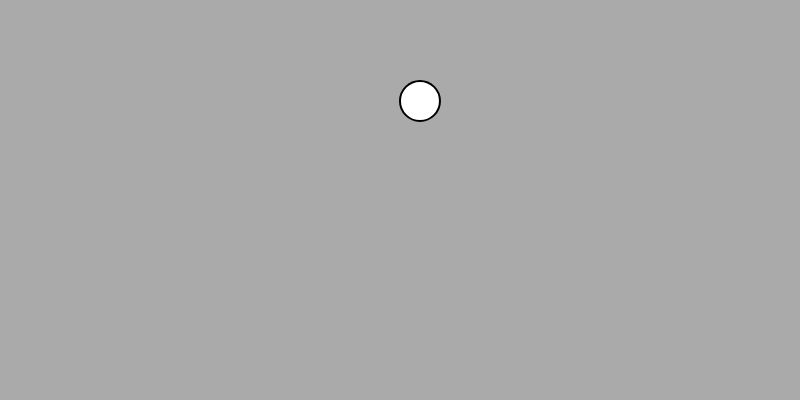
Frame 1 (no input)
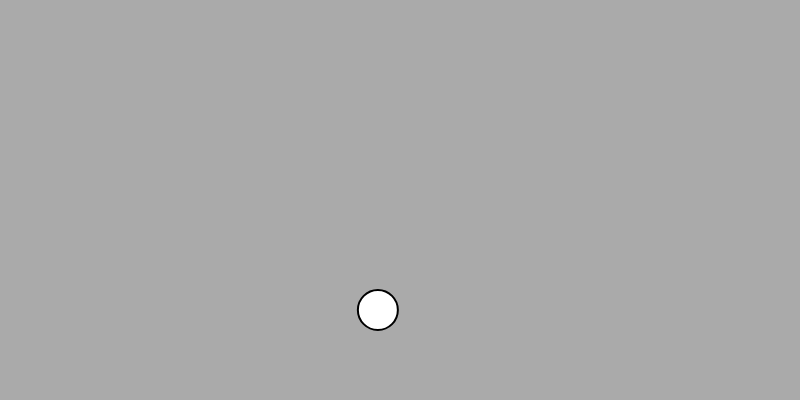
Frame 60 (no input)
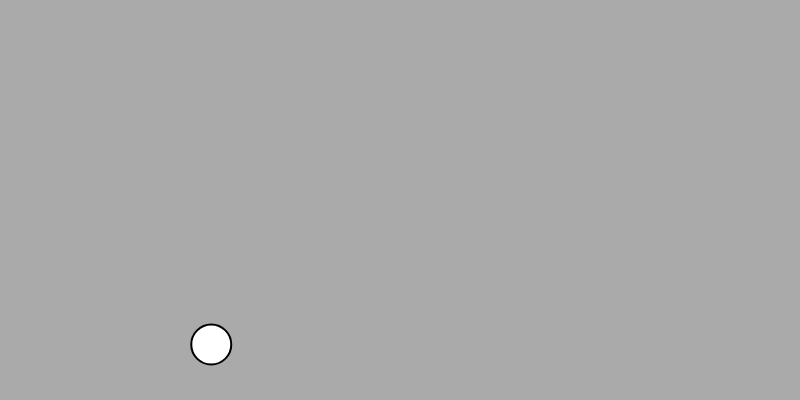
Frame 120 (the mouse pressed at the canvas centre since frame 60)

The p5.js sketch that drew these frames (run headless with seeded random() and noise() and a simulated clock; from frame 60 on, the mouse is pressed at the canvas centre):

// p5.js sketch
// ── sketch.js
class Ball{
    constructor(x, y, m){
      this.m = m;
      this.radius = m * 2;
      this.pos = createVector(x, y);
      this.vel = createVector(0, 0);
      this.acc = createVector(0, 0);
    }
    
    applyForce(f){
      let force = p5.Vector.div(f, this.m);
      this.acc.add(force);
    }
    
    update(){
      this.vel.add(this.acc);
      this.vel.limit(20);
      this.pos.add(this.vel);
      this.acc.mult(0);
    }
    
    show(){
      stroke(0);
      strokeWeight(2);
      ellipse(this.pos.x, this.pos.y, this.radius * 2);
    }
  }
  
  let ball;
  
  function setup() {
    createCanvas(800, 400);
    ball = new Ball(width / 2, 100, 10);
    let f = createVector(200, 0);
    ball.applyForce(f);
  }
  
  function draw() {
    background(170);
    let g = createVector(0, 0.98).mult(ball.m);
    ball.applyForce(g);
    edges(ball);
    windowF(ball);
    friction(ball);
    ball.update();
    ball.show();
  }
  
  function edges(obj){
    let result = 0;
    if(obj.pos.y >= height - obj.radius){
      obj.vel.y *= -1;
      obj.pos.y = height - obj.radius;
    }else 
    if(obj.pos.y <= obj.radius){
      obj.vel.y *= -1;
      obj.pos.y = obj.radius;
    }
    
    if(obj.pos.x >= width - obj.radius){
      obj.vel.x *= -1;
      obj.pos.x = width - obj.radius;
    }else 
    if(obj.pos.x <= obj.radius){
      obj.vel.x *= -1;
      obj.pos.x = obj.radius;
    }
  }
  
  function windowF(obj){
    let diff = obj.pos.x;
    if (diff < 300){
      let f1 = createVector(1, 0);
      f1.setMag(500/diff);
      obj.applyForce(f1);
    }
  
    if (diff > width - 300){
      let f2 = createVector(-1, 0);
      f2.setMag(500/(width - diff));
      obj.applyForce(f2);
    }
  }
  
  function friction(obj){
    if(obj.pos.y <= height - obj.radius){
      let f = obj.vel.copy();
      let u = 0.068;
      f.normalize();
      f.mult(-1);
      f.setMag(u * obj.m);
      obj.applyForce(f);
    }
  }
